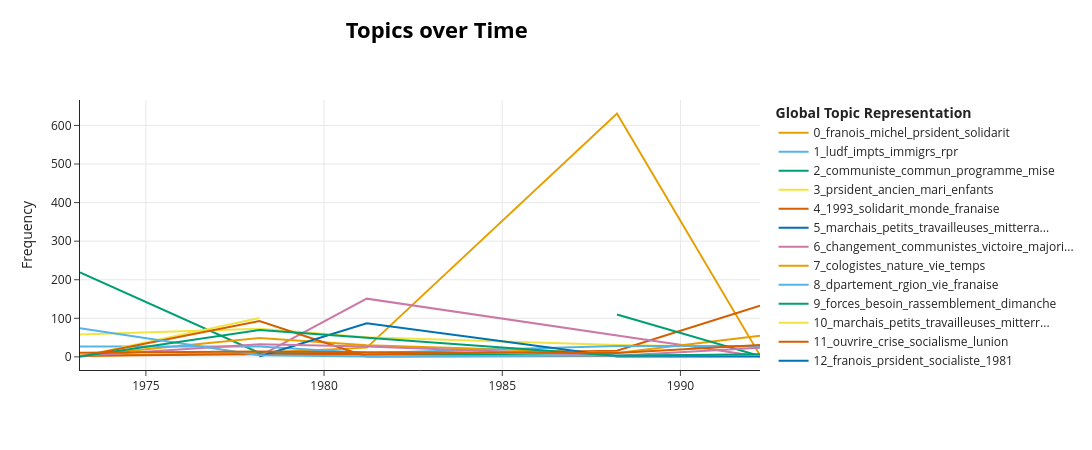

The code cell stored with this chart in its notebook:
### Code cell
topic_model.visualize_topics_over_time(topics_over_time, top_n_topics=20)

### Figure 1 — Plotly figure (JSON) as saved in the notebook; plotly's stock layout.template omitted (floating-point values rounded to 4 significant figures)
{"data": [{"hoverinfo": "text", "hovertext": ["<b>Topic 0</b><br>Words: prsident, leurope, besoin, progrs, france", "<b>Topic 0</b><br>Words: prsident, france, franois, michel, majorit", "<b>Topic 0</b><br>Words: franois, prsident, majorit, france, michel", "<b>Topic 0</b><br>Words: franois, michel, prsident, solidarit, france", "<b>Topic 0</b><br>Words: solidarit, dimanche, prsident, respect, conseil"], "marker": {"color": "#E69F00"}, "mode": "lines", "name": "0_franois_michel_prsident_solidarit", "type": "scatter", "x": ["1973-02-24T16:06:14.400000000", "1978-03-10T06:00:00.000000000", "1981-03-13T14:24:00.000000000", "1988-03-21T18:00:00.000000000", "1992-03-26T13:12:00.000000000"], "y": [2, 11, 24, 631, 4]}, {"hoverinfo": "text", "hovertext": ["<b>Topic 1</b><br>Words: ludf, impts, immigrs, rpr, voulez"], "marker": {"color": "#56B4E9"}, "mode": "lines", "name": "1_ludf_impts_immigrs_rpr", "type": "scatter", "x": ["1992-03-26T13:12:00.000000000"], "y": [244]}, {"hoverinfo": "text", "hovertext": ["<b>Topic 2</b><br>Words: communiste, commun, programme, mise, lunion", "<b>Topic 2</b><br>Words: communiste, commun, programme, lunion, votant", "<b>Topic 2</b><br>Words: communiste, commun, nouvelle, programme, lunion", "<b>Topic 2</b><br>Words: communiste, liberts, mise, commun, forces", "<b>Topic 2</b><br>Words: communiste, commun, programme, conseil, dfendre"], "marker": {"color": "#009E73"}, "mode": "lines", "name": "2_communiste_commun_programme_mise", "type": "scatter", "x": ["1973-02-24T16:06:14.400000000", "1978-03-10T06:00:00.000000000", "1981-03-13T14:24:00.000000000", "1988-03-21T18:00:00.000000000", "1992-03-26T13:12:00.000000000"], "y": [219, 10, 8, 2, 3]}, {"hoverinfo": "text", "hovertext": ["<b>Topic 3</b><br>Words: ancien, prsident, pierre, 1973, mari", "<b>Topic 3</b><br>Words: ancien, prsident, mari, 1978, oui", "<b>Topic 3</b><br>Words: prsident, mari, ancien, 1981, enfants", "<b>Topic 3</b><br>Words: prsident, mari, conseil, conseiller, enfants", "<b>Topic 3</b><br>Words: mari, prsident, conseiller, enfants, sant"], "marker": {"color": "#F0E442"}, "mode": "lines", "name": "3_prsident_ancien_mari_enfants", "type": "scatter", "x": ["1973-02-24T16:06:14.400000000", "1978-03-10T06:00:00.000000000", "1981-03-13T14:24:00.000000000", "1988-03-21T18:00:00.000000000", "1992-03-26T13:12:00.000000000"], "y": [58, 73, 51, 31, 25]}, {"hoverinfo": "text", "hovertext": ["<b>Topic 4</b><br>Words: socialiste, michel, gauche, jean, soutien", "<b>Topic 4</b><br>Words: vie, pays, conseil, citoyens, jai", "<b>Topic 4</b><br>Words: ensemble, libre, franaise, pierre, majorit", "<b>Topic 4</b><br>Words: hommes, conseil, dimanche, maire, franaise", "<b>Topic 4</b><br>Words: 1993, solidarit, monde, citoyens, lemploi"], "marker": {"color": "#D55E00"}, "mode": "lines", "name": "4_1993_solidarit_monde_franaise", "type": "scatter", "x": ["1973-02-24T16:06:14.400000000", "1978-03-10T06:00:00.000000000", "1981-03-13T14:24:00.000000000", "1988-03-21T18:00:00.000000000", "1992-03-26T13:12:00.000000000"], "y": [3, 7, 6, 16, 133]}, {"hoverinfo": "text", "hovertext": ["<b>Topic 5</b><br>Words: marchais, petits, travailleuses, mitterrand, quon"], "marker": {"color": "#0072B2"}, "mode": "lines", "name": "5_marchais_petits_travailleuses_mitterra...", "type": "scatter", "x": ["1978-03-10T06:00:00.000000000"], "y": [156]}, {"hoverinfo": "text", "hovertext": ["<b>Topic 6</b><br>Words: letat, leurope, majorit, plan, changement", "<b>Topic 6</b><br>Words: changement, communistes, victoire, majorit, 1981", "<b>Topic 6</b><br>Words: dfendre, demain, communistes, communiste, prsent"], "marker": {"color": "#CC79A7"}, "mode": "lines", "name": "6_changement_communistes_victoire_majori...", "type": "scatter", "x": ["1978-03-10T06:00:00.000000000", "1981-03-13T14:24:00.000000000", "1992-03-26T13:12:00.000000000"], "y": [2, 151, 1]}, {"hoverinfo": "text", "hovertext": ["<b>Topic 7</b><br>Words: socialisme, vie, nature, cologistes, conditions", "<b>Topic 7</b><br>Words: cologistes, nature, vivre, temps, vie", "<b>Topic 7</b><br>Words: cologistes, dmocratie, nature, vivre, vie", "<b>Topic 7</b><br>Words: cologistes, sant, nature, temps, droit", "<b>Topic 7</b><br>Words: cologistes, nature, vie, dmocratie, temps"], "marker": {"color": "#E69F00"}, "mode": "lines", "name": "7_cologistes_nature_vie_temps", "type": "scatter", "x": ["1973-02-24T16:06:14.400000000", "1978-03-10T06:00:00.000000000", "1981-03-13T14:24:00.000000000", "1988-03-21T18:00:00.000000000", "1992-03-26T13:12:00.000000000"], "y": [3, 49, 30, 10, 55]}, {"hoverinfo": "text", "hovertext": ["<b>Topic 8</b><br>Words: rgion, dpartement, 1973, vie, socit", "<b>Topic 8</b><br>Words: libert, dpartement, 1978, plan, agriculteurs", "<b>Topic 8</b><br>Words: dpartement, 1981, agriculteurs, plan, sociales", "<b>Topic 8</b><br>Words: conseiller, dpartement, rgion, maire, gnral", "<b>Topic 8</b><br>Words: 1993, lemploi, dpartement, progrs, franaise"], "marker": {"color": "#56B4E9"}, "mode": "lines", "name": "8_dpartement_rgion_vie_franaise", "type": "scatter", "x": ["1973-02-24T16:06:14.400000000", "1978-03-10T06:00:00.000000000", "1981-03-13T14:24:00.000000000", "1988-03-21T18:00:00.000000000", "1992-03-26T13:12:00.000000000"], "y": [27, 27, 10, 28, 28]}, {"hoverinfo": "text", "hovertext": ["<b>Topic 9</b><br>Words: forces, besoin, rassemblement, dimanche, franois", "<b>Topic 9</b><br>Words: cologistes, dput, lassemble, forces, aujourdhui"], "marker": {"color": "#009E73"}, "mode": "lines", "name": "9_forces_besoin_rassemblement_dimanche", "type": "scatter", "x": ["1988-03-21T18:00:00.000000000", "1992-03-26T13:12:00.000000000"], "y": [110, 2]}, {"hoverinfo": "text", "hovertext": ["<b>Topic 10</b><br>Words: jeunes, suppression, front, femmes, marchais", "<b>Topic 10</b><br>Words: marchais, petits, travailleuses, mitterrand, travailleurs"], "marker": {"color": "#F0E442"}, "mode": "lines", "name": "10_marchais_petits_travailleuses_mitterr...", "type": "scatter", "x": ["1973-02-24T16:06:14.400000000", "1978-03-10T06:00:00.000000000"], "y": [1, 101]}, {"hoverinfo": "text", "hovertext": ["<b>Topic 11</b><br>Words: socialisme, ouvrire, crise, populaire, travailleurs", "<b>Topic 11</b><br>Words: ouvrire, crise, socialisme, lunion, dmocratie", "<b>Topic 11</b><br>Words: ouvrire, plan, soutien, famille, crise", "<b>Topic 11</b><br>Words: ouvrire, lunion, crise, immigrs, jacques", "<b>Topic 11</b><br>Words: ouvrire, vritable, pays, aprs, socialisme"], "marker": {"color": "#D55E00"}, "mode": "lines", "name": "11_ouvrire_crise_socialisme_lunion", "type": "scatter", "x": ["1973-02-24T16:06:14.400000000", "1978-03-10T06:00:00.000000000", "1981-03-13T14:24:00.000000000", "1988-03-21T18:00:00.000000000", "1992-03-26T13:12:00.000000000"], "y": [1, 93, 1, 2, 3]}, {"hoverinfo": "text", "hovertext": ["<b>Topic 12</b><br>Words: socialiste, conseiller, 1978, populaire, enfants", "<b>Topic 12</b><br>Words: franois, prsident, socialiste, 1981, mitterrand", "<b>Topic 12</b><br>Words: votant, franois, rassemblement, forces, communiste", "<b>Topic 12</b><br>Words: rpublique, rassemblement, demain, politiques, gnral"], "marker": {"color": "#0072B2"}, "mode": "lines", "name": "12_franois_prsident_socialiste_1981", "type": "scatter", "x": ["1978-03-10T06:00:00.000000000", "1981-03-13T14:24:00.000000000", "1988-03-21T18:00:00.000000000", "1992-03-26T13:12:00.000000000"], "y": [1, 87, 1, 1]}, {"hoverinfo": "text", "hovertext": ["<b>Topic 13</b><br>Words: jacques, loi, changer, vie, plan", "<b>Topic 13</b><br>Words: gauche, droits, victoire, mouvement, socialiste", "<b>Topic 13</b><br>Words: gauche, nouvelle, changement, mouvement, victoire", "<b>Topic 13</b><br>Words: droits, partis, gauche, nont, formation", "<b>Topic 13</b><br>Words: gauche, changer, temps, solidarit, progrs"], "marker": {"color": "#CC79A7"}, "mode": "lines", "name": "13_gauche_droits_mouvement_victoire", "type": "scatter", "x": ["1973-02-24T16:06:14.400000000", "1978-03-10T06:00:00.000000000", "1981-03-13T14:24:00.000000000", "1988-03-21T18:00:00.000000000", "1992-03-26T13:12:00.000000000"], "y": [2, 33, 27, 3, 24]}, {"hoverinfo": "text", "hovertext": ["<b>Topic 14</b><br>Words: loi, nature, sant, cration, problmes"], "marker": {"color": "#E69F00"}, "mode": "lines", "name": "14_loi_nature_sant_cration", "type": "scatter", "x": ["1992-03-26T13:12:00.000000000"], "y": [84]}, {"hoverinfo": "text", "hovertext": ["<b>Topic 15</b><br>Words: social, dveloppement, letat, mouvement, 1973", "<b>Topic 15</b><br>Words: dveloppement, conomique, social, mouvement, dun", "<b>Topic 15</b><br>Words: ment, progrs, quils, annes, social", "<b>Topic 15</b><br>Words: nature, jai, oui, 1993, pouvoir"], "marker": {"color": "#56B4E9"}, "mode": "lines", "name": "15_social_dveloppement_letat_mouvement", "type": "scatter", "x": ["1973-02-24T16:06:14.400000000", "1978-03-10T06:00:00.000000000", "1981-03-13T14:24:00.000000000", "1992-03-26T13:12:00.000000000"], "y": [74, 4, 1, 5]}, {"hoverinfo": "text", "hovertext": ["<b>Topic 16</b><br>Words: agriculteurs, paris, droit, 1973, emploi", "<b>Topic 16</b><br>Words: forces, tre, immigrs, loi, ancien", "<b>Topic 16</b><br>Words: forces, ps, solidarit, tre, loi", "<b>Topic 16</b><br>Words: droit, forces, tre, citoyens, monde"], "marker": {"color": "#009E73"}, "mode": "lines", "name": "16_forces_tre_immigrs_loi", "type": "scatter", "x": ["1973-02-24T16:06:14.400000000", "1978-03-10T06:00:00.000000000", "1988-03-21T18:00:00.000000000", "1992-03-26T13:12:00.000000000"], "y": [1, 70, 3, 7]}, {"hoverinfo": "text", "hovertext": ["<b>Topic 17</b><br>Words: front, national, rpr, ludf, suppression"], "marker": {"color": "#F0E442"}, "mode": "lines", "name": "17_front_national_rpr_ludf", "type": "scatter", "x": ["1988-03-21T18:00:00.000000000"], "y": [80]}, {"hoverinfo": "text", "hovertext": ["<b>Topic 18</b><br>Words: dput, pierre, jai, rgion, problmes", "<b>Topic 18</b><br>Words: dput, jai, maire, lassemble, rgion", "<b>Topic 18</b><br>Words: dput, jai, lassemble, 1981, ensemble", "<b>Topic 18</b><br>Words: dput, jean, lassemble, maire, nationale", "<b>Topic 18</b><br>Words: dput, jai, maire, lassemble, 1993"], "marker": {"color": "#D55E00"}, "mode": "lines", "name": "18_dput_jai_maire_lassemble", "type": "scatter", "x": ["1973-02-24T16:06:14.400000000", "1978-03-10T06:00:00.000000000", "1981-03-13T14:24:00.000000000", "1988-03-21T18:00:00.000000000", "1992-03-26T13:12:00.000000000"], "y": [11, 14, 12, 10, 31]}, {"hoverinfo": "text", "hovertext": ["<b>Topic 19</b><br>Words: ouvrire, dputs, mitterrand, petits, lutte"], "marker": {"color": "#0072B2"}, "mode": "lines", "name": "19_ouvrire_dputs_mitterrand_petits", "type": "scatter", "x": ["1981-03-13T14:24:00.000000000"], "y": [77]}], "layout": {"height": 450, "hoverlabel": {"bgcolor": "white", "font": {"family": "Rockwell", "size": 16}}, "legend": {"title": {"text": "<b>Global Topic Representation"}}, "title": {"font": {"color": "Black", "size": 22}, "text": "<b>Topics over Time</b>", "x": 0.4, "xanchor": "center", "y": 0.95, "yanchor": "top"}, "width": 1250, "xaxis": {"showgrid": true}, "yaxis": {"showgrid": true, "title": {"text": "Frequency"}}}}
